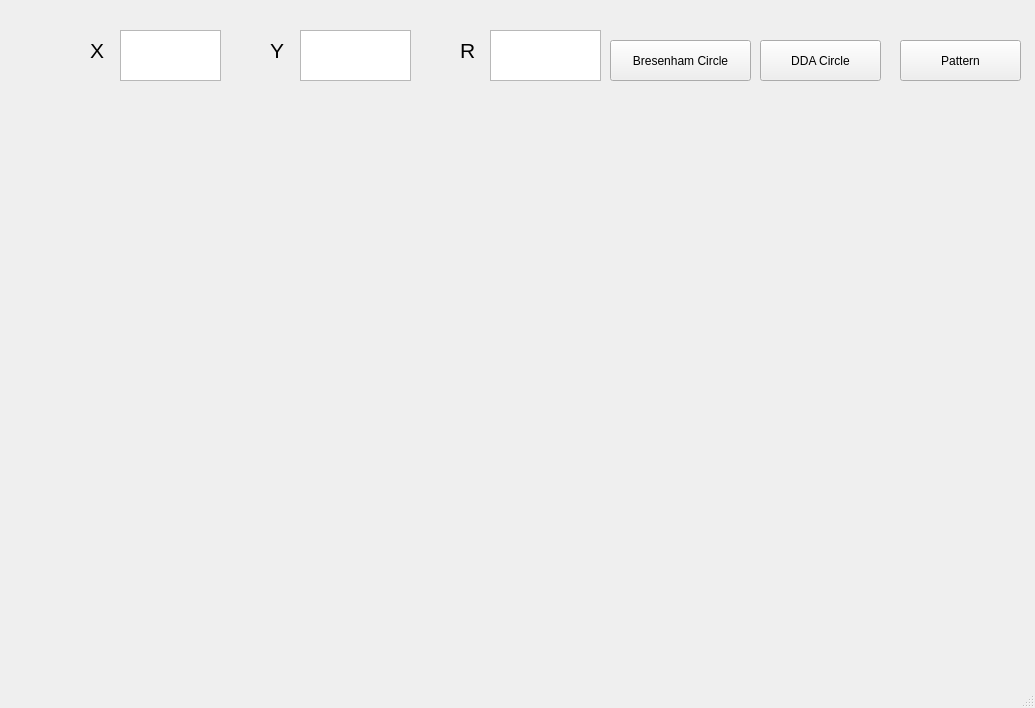
<?xml version="1.0" encoding="UTF-8"?>
<ui version="4.0">
 <class>MainWindow</class>
 <widget class="QMainWindow" name="MainWindow">
  <property name="geometry">
   <rect>
    <x>0</x>
    <y>0</y>
    <width>1035</width>
    <height>708</height>
   </rect>
  </property>
  <property name="windowTitle">
   <string>MainWindow</string>
  </property>
  <widget class="QWidget" name="centralwidget">
   <widget class="QPushButton" name="pushButton">
    <property name="geometry">
     <rect>
      <x>610</x>
      <y>40</y>
      <width>141</width>
      <height>41</height>
     </rect>
    </property>
    <property name="text">
     <string>Bresenham Circle</string>
    </property>
   </widget>
   <widget class="QLabel" name="label">
    <property name="geometry">
     <rect>
      <x>90</x>
      <y>30</y>
      <width>21</width>
      <height>41</height>
     </rect>
    </property>
    <property name="font">
     <font>
      <pointsize>16</pointsize>
     </font>
    </property>
    <property name="text">
     <string>X</string>
    </property>
   </widget>
   <widget class="QTextEdit" name="textEdit">
    <property name="geometry">
     <rect>
      <x>120</x>
      <y>30</y>
      <width>101</width>
      <height>51</height>
     </rect>
    </property>
   </widget>
   <widget class="QTextEdit" name="textEdit_2">
    <property name="geometry">
     <rect>
      <x>300</x>
      <y>30</y>
      <width>111</width>
      <height>51</height>
     </rect>
    </property>
   </widget>
   <widget class="QLabel" name="label_2">
    <property name="geometry">
     <rect>
      <x>270</x>
      <y>30</y>
      <width>21</width>
      <height>41</height>
     </rect>
    </property>
    <property name="font">
     <font>
      <pointsize>16</pointsize>
     </font>
    </property>
    <property name="text">
     <string>Y</string>
    </property>
   </widget>
   <widget class="QTextEdit" name="textEdit_3">
    <property name="geometry">
     <rect>
      <x>490</x>
      <y>30</y>
      <width>111</width>
      <height>51</height>
     </rect>
    </property>
   </widget>
   <widget class="QLabel" name="label_3">
    <property name="geometry">
     <rect>
      <x>460</x>
      <y>30</y>
      <width>21</width>
      <height>41</height>
     </rect>
    </property>
    <property name="font">
     <font>
      <pointsize>16</pointsize>
     </font>
    </property>
    <property name="text">
     <string>R</string>
    </property>
   </widget>
   <widget class="QLabel" name="label_4">
    <property name="geometry">
     <rect>
      <x>20</x>
      <y>110</y>
      <width>811</width>
      <height>531</height>
     </rect>
    </property>
    <property name="text">
     <string/>
    </property>
   </widget>
   <widget class="QPushButton" name="pushButton_2">
    <property name="geometry">
     <rect>
      <x>760</x>
      <y>40</y>
      <width>121</width>
      <height>41</height>
     </rect>
    </property>
    <property name="text">
     <string>DDA Circle</string>
    </property>
   </widget>
   <widget class="QPushButton" name="pushButton_3">
    <property name="geometry">
     <rect>
      <x>900</x>
      <y>40</y>
      <width>121</width>
      <height>41</height>
     </rect>
    </property>
    <property name="text">
     <string>Pattern</string>
    </property>
   </widget>
  </widget>
  <widget class="QMenuBar" name="menubar">
   <property name="geometry">
    <rect>
     <x>0</x>
     <y>0</y>
     <width>1035</width>
     <height>22</height>
    </rect>
   </property>
  </widget>
  <widget class="QStatusBar" name="statusbar"/>
 </widget>
 <resources/>
 <connections/>
</ui>
